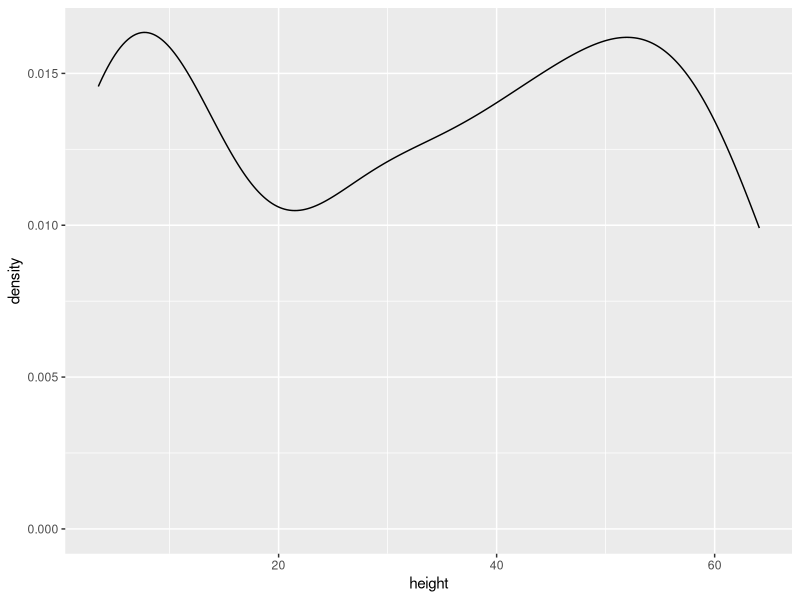
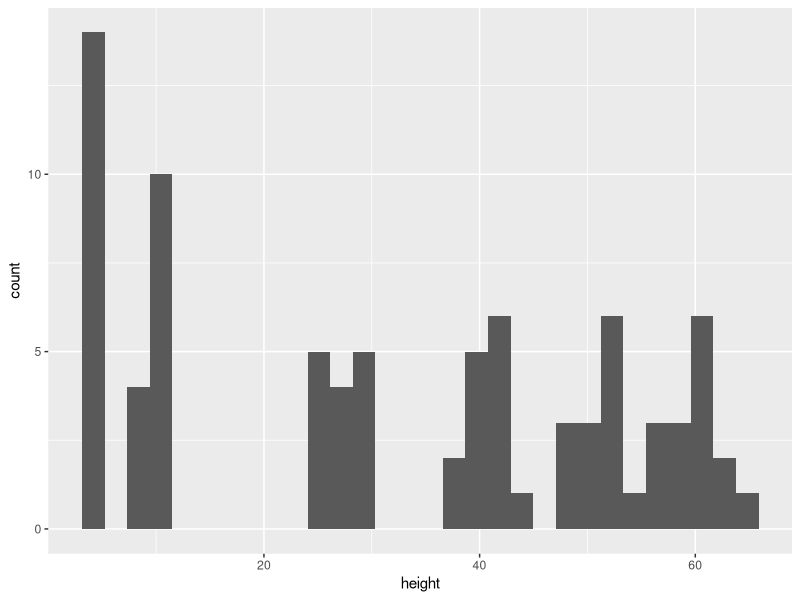
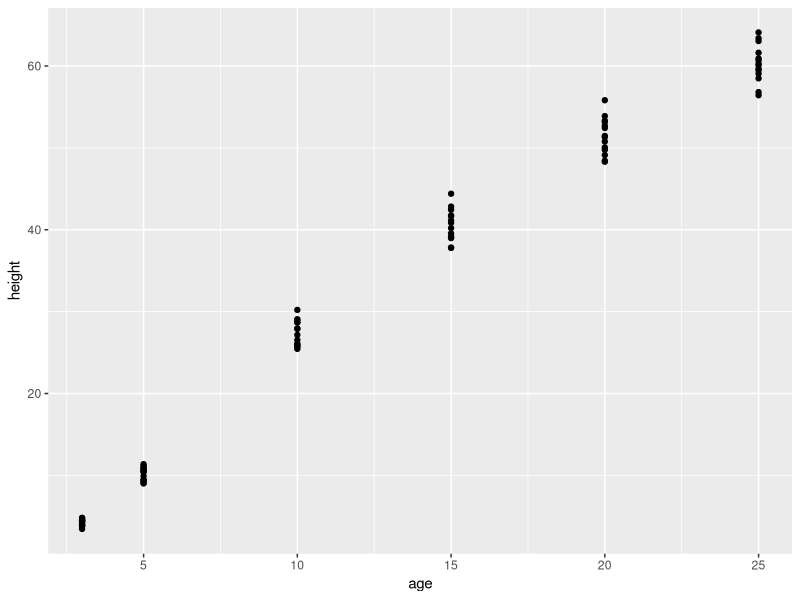
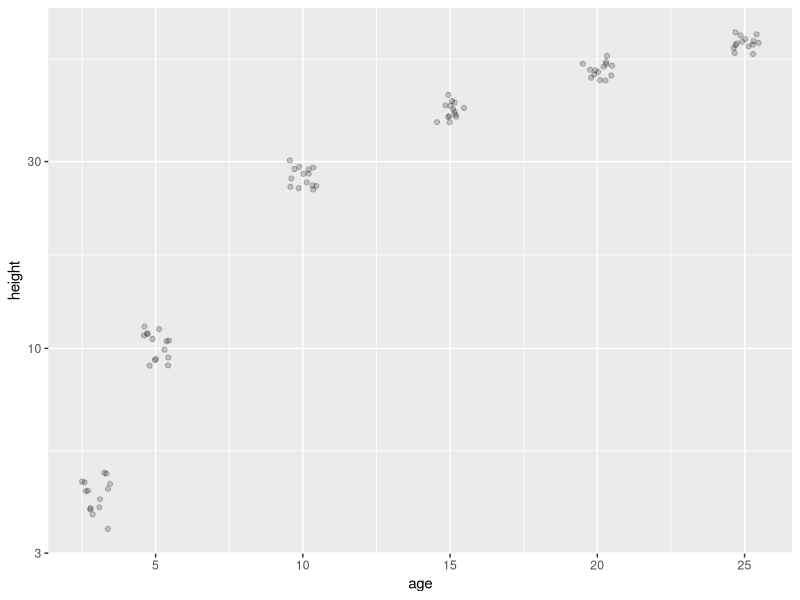
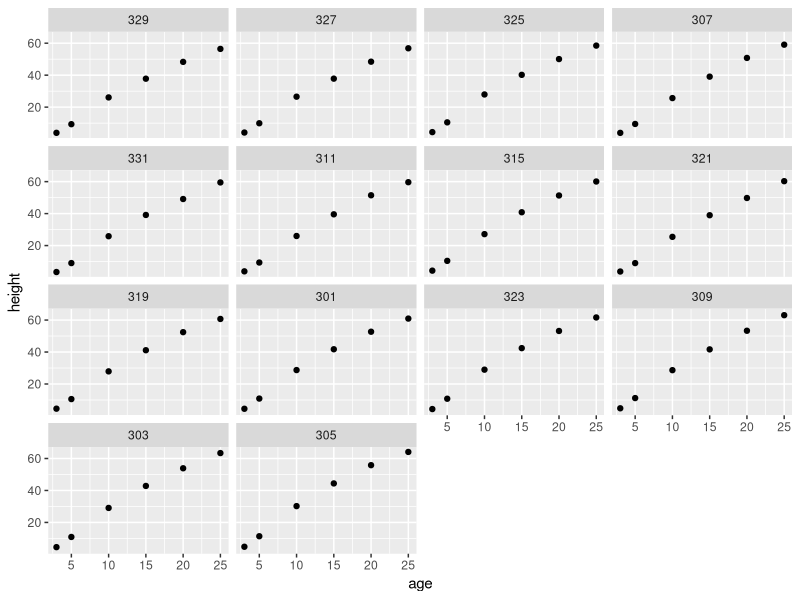
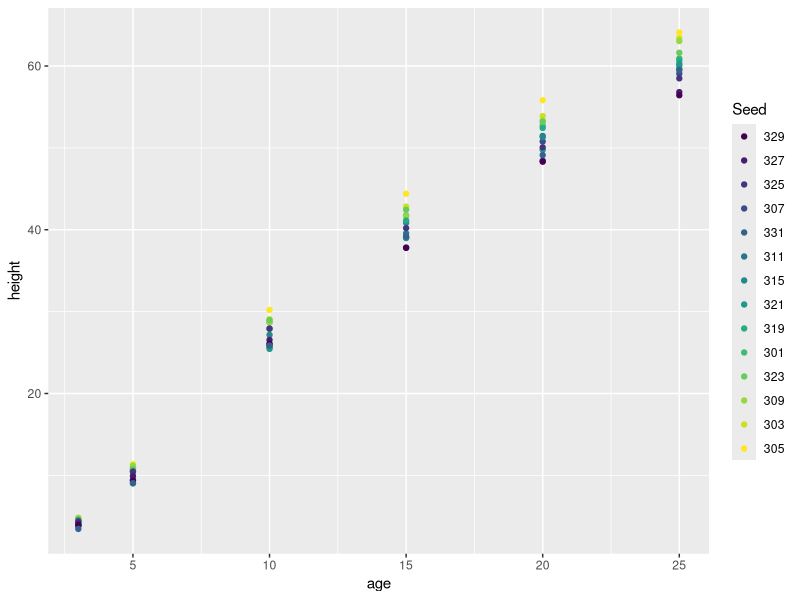
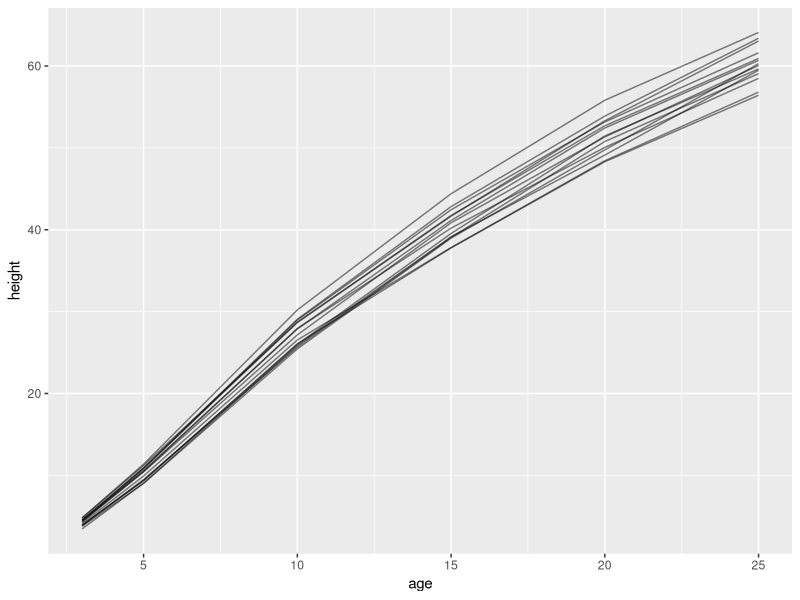
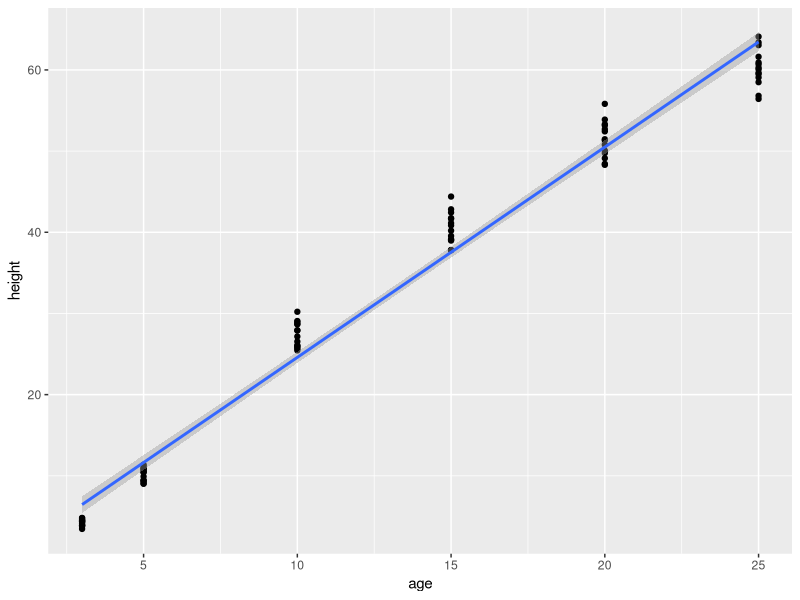

Recreate these plots in R, in order.
## ---- chunk 1
my_vector <- c(1, 2, 3, 4)
my_vector
## ---- chunk 2
v.age <- c(15, 25, 17, 34, 6)
v.age[c(2, 3, 5)] # Several elements accessed simultaneously
## ---- chunk 3
getwd() # Check where your current working directory is
## ---- chunk 4
#| echo: false
require(dplyr)
require(tidyr)
data(diamonds, package = "ggplot2")
## ---- chunk 5
diamonds$ID <- 1:nrow(diamonds)
diamonds.long.format <- pivot_longer(
    diamonds, cols = -c(ID, cut, color, clarity),
    names_to = "feature",
    values_to = "value"
)
## ---- chunk 6
pivot_wider(
    diamonds.long.format,
    names_from = feature,
    values_from = value
)
## ---- chunk 7
select(diamonds, x, y, z) # Select specific cols
## ---- chunk 8
filter(diamonds, `carat` > 4, `cut` == "Fair")
## ---- chunk 9
mutate(diamonds, xPLUSy = x + y, depth.check = 2 * z / (xPLUSy))
## ---- chunk 10
mutate(
    diamonds,
    across(
        -c(cut, color, clarity),
        .fns = cumsum
    )
)
## ---- chunk 11
summarise(
    diamonds,
    mean.carat = mean(carat),
    mean.price = mean(price),
    median.carat = median(carat),
    median.price = median(price)
)
## ---- chunk 12
summarise(
    diamonds,
    across(
        -c(cut, color, clarity),
        .fns = list(
            mean = ~ mean(.x, na.rm = TRUE),
            sum = ~ sum(.x, na.rm = TRUE)
        )
    )
)
## ---- chunk 13
group_by(
    diamonds,
    cut
)
## ---- chunk 14
diamonds %>%
    select(x, y, z)
## ---- chunk 15
#| echo: false
library(ggplot2)
## ---- chunk 16
ggplot(
    data = Loblolly,
    mapping = aes(
        x = height
    )
) + geom_density()
## ---- chunk 17
ggplot(
    data = Loblolly,
    mapping = aes(
        x = height
    )
) +
geom_histogram()
## ---- chunk 18
ggplot(
    data = Loblolly,
    mapping = aes(
        x = age,
        y = height
    )
) +
geom_point()
## ---- chunk 19
ggplot(
    data = Loblolly,
    mapping = aes(
        x = age,
        y = height
    )
) +
geom_jitter(
    alpha = 0.2,
    width = 0.5,
    height = 0
) +
scale_y_log10()
## ---- chunk 20
ggplot(
    data = Loblolly,
    mapping = aes(
        y = height,
        x = age
    )
) +
geom_point() +
facet_wrap(~ Seed)
## ---- chunk 21
ggplot(
    data = Loblolly,
    mapping = aes(
        y = height,
        x = age,
        colour = Seed
    )
) +
geom_point()
## ---- chunk 22
ggplot(
    data = Loblolly,
    mapping = aes(
        y = height,
        x = age,
        group = Seed
    )
) +
geom_line(alpha = 0.5)
## ---- chunk 23
ggplot(
    data = Loblolly,
    mapping = aes(
        y = height,
        x = age
    )
) +
geom_point() +
geom_smooth(method="lm")
## ---- chunk 24
my.mean <- function(vector) {
    N <- length(vector)
    my.sum <- sum(vector)
    return(my.sum / N)
}
my.vec <- c(2, 4, 3, 5.5)
my.mean(my.vec) ## returns a number
## ---- chunk 25
for (i in 1:3) {
    print(paste0("iteration number: ", i))
    vec <- runif(10)
    print(my.mean(vec))
}
## ---- chunk 26
## Create a 2 x 4 matrix
mat.runif <- matrix(runif(8), nrow = 2, ncol = 4)
## Apply my.mean to each row
apply(mat.runif, MARGIN = 1, FUN = my.mean)
## ---- chunk 27
num <- 6

ifelse(num < 6,
    yes = "less than 6",
    no = ifelse(num > 6,
        yes = "greater than 6",
        no = "equal to 6")
    )
